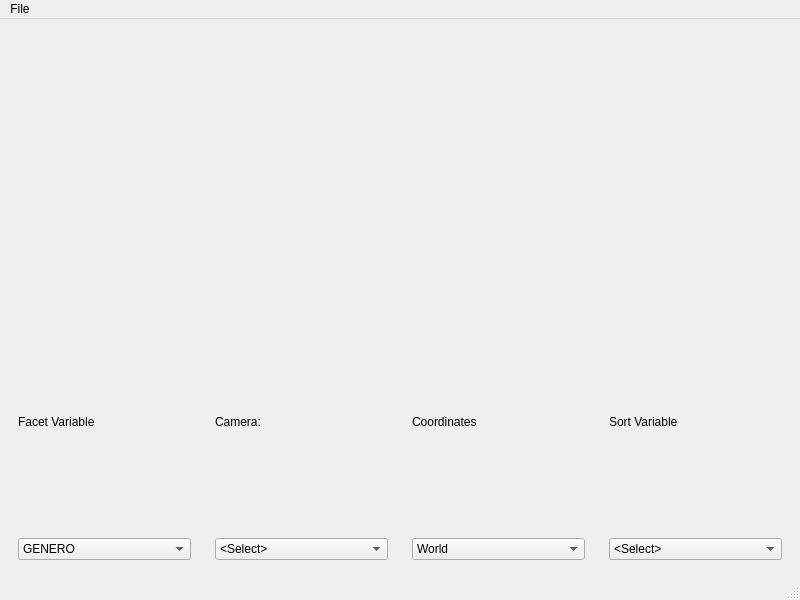
<?xml version="1.0" encoding="UTF-8"?>
<ui version="4.0">
 <class>SampleOverview</class>
 <widget class="QMainWindow" name="SampleOverview">
  <property name="geometry">
   <rect>
    <x>0</x>
    <y>0</y>
    <width>800</width>
    <height>600</height>
   </rect>
  </property>
  <property name="windowTitle">
   <string>Braviz: Sample Overview</string>
  </property>
  <widget class="QWidget" name="centralwidget">
   <layout class="QVBoxLayout" name="verticalLayout">
    <item>
     <widget class="QFrame" name="view">
      <property name="frameShape">
       <enum>QFrame::NoFrame</enum>
      </property>
      <property name="frameShadow">
       <enum>QFrame::Raised</enum>
      </property>
      <layout class="QHBoxLayout" name="horizontalLayout_2" stretch="9,1">
       <property name="leftMargin">
        <number>0</number>
       </property>
       <property name="topMargin">
        <number>0</number>
       </property>
       <property name="rightMargin">
        <number>0</number>
       </property>
       <property name="bottomMargin">
        <number>0</number>
       </property>
       <item>
        <widget class="QFrame" name="row_container">
         <property name="frameShape">
          <enum>QFrame::NoFrame</enum>
         </property>
         <property name="frameShadow">
          <enum>QFrame::Raised</enum>
         </property>
        </widget>
       </item>
       <item>
        <widget class="QFrame" name="plot_1">
         <property name="minimumSize">
          <size>
           <width>400</width>
           <height>0</height>
          </size>
         </property>
         <property name="frameShape">
          <enum>QFrame::NoFrame</enum>
         </property>
         <property name="frameShadow">
          <enum>QFrame::Raised</enum>
         </property>
        </widget>
       </item>
      </layout>
     </widget>
    </item>
    <item>
     <widget class="QFrame" name="control">
      <property name="frameShape">
       <enum>QFrame::NoFrame</enum>
      </property>
      <property name="frameShadow">
       <enum>QFrame::Raised</enum>
      </property>
      <layout class="QHBoxLayout" name="horizontalLayout">
       <property name="leftMargin">
        <number>0</number>
       </property>
       <property name="topMargin">
        <number>0</number>
       </property>
       <property name="rightMargin">
        <number>0</number>
       </property>
       <property name="bottomMargin">
        <number>0</number>
       </property>
       <item>
        <widget class="QFrame" name="frame">
         <property name="frameShape">
          <enum>QFrame::NoFrame</enum>
         </property>
         <property name="frameShadow">
          <enum>QFrame::Raised</enum>
         </property>
         <layout class="QVBoxLayout" name="verticalLayout_2">
          <item>
           <widget class="QLabel" name="label">
            <property name="text">
             <string>Facet Variable</string>
            </property>
           </widget>
          </item>
          <item>
           <widget class="QComboBox" name="nomina_combo">
            <property name="currentIndex">
             <number>1</number>
            </property>
            <item>
             <property name="text">
              <string>&lt;Select&gt;</string>
             </property>
            </item>
            <item>
             <property name="text">
              <string>GENERO</string>
             </property>
            </item>
           </widget>
          </item>
         </layout>
        </widget>
       </item>
       <item>
        <widget class="QFrame" name="frame_3">
         <property name="frameShape">
          <enum>QFrame::NoFrame</enum>
         </property>
         <property name="frameShadow">
          <enum>QFrame::Raised</enum>
         </property>
         <layout class="QVBoxLayout" name="verticalLayout_4">
          <item>
           <widget class="QLabel" name="label_3">
            <property name="text">
             <string>Camera:</string>
            </property>
           </widget>
          </item>
          <item>
           <widget class="QComboBox" name="camera_combo">
            <item>
             <property name="text">
              <string>&lt;Select&gt;</string>
             </property>
            </item>
            <item>
             <property name="text">
              <string>Reset from scenario</string>
             </property>
            </item>
            <item>
             <property name="text">
              <string>Copy from selected</string>
             </property>
            </item>
           </widget>
          </item>
         </layout>
        </widget>
       </item>
       <item>
        <widget class="QFrame" name="frame_4">
         <property name="frameShape">
          <enum>QFrame::NoFrame</enum>
         </property>
         <property name="frameShadow">
          <enum>QFrame::Raised</enum>
         </property>
         <layout class="QVBoxLayout" name="verticalLayout_5">
          <item>
           <widget class="QLabel" name="label_4">
            <property name="text">
             <string>Coordinates</string>
            </property>
           </widget>
          </item>
          <item>
           <widget class="QComboBox" name="space_combo">
            <item>
             <property name="text">
              <string>World</string>
             </property>
            </item>
            <item>
             <property name="text">
              <string>Talairach</string>
             </property>
            </item>
            <item>
             <property name="text">
              <string>Dartel</string>
             </property>
            </item>
           </widget>
          </item>
         </layout>
        </widget>
       </item>
       <item>
        <widget class="QFrame" name="frame_2">
         <property name="frameShape">
          <enum>QFrame::NoFrame</enum>
         </property>
         <property name="frameShadow">
          <enum>QFrame::Raised</enum>
         </property>
         <layout class="QVBoxLayout" name="verticalLayout_3">
          <item>
           <widget class="QLabel" name="label_2">
            <property name="text">
             <string>Sort Variable</string>
            </property>
           </widget>
          </item>
          <item>
           <widget class="QComboBox" name="rational_combo">
            <property name="currentIndex">
             <number>0</number>
            </property>
            <item>
             <property name="text">
              <string>&lt;Select&gt;</string>
             </property>
            </item>
            <item>
             <property name="text">
              <string>FSIQ</string>
             </property>
            </item>
           </widget>
          </item>
         </layout>
        </widget>
       </item>
      </layout>
     </widget>
    </item>
   </layout>
  </widget>
  <widget class="QMenuBar" name="menubar">
   <property name="geometry">
    <rect>
     <x>0</x>
     <y>0</y>
     <width>800</width>
     <height>26</height>
    </rect>
   </property>
   <widget class="QMenu" name="menuFile">
    <property name="title">
     <string>File</string>
    </property>
    <addaction name="action_save_scenario"/>
    <addaction name="action_load_scenario"/>
    <addaction name="separator"/>
    <addaction name="action_load_visualization"/>
    <addaction name="actionSelect_Sample"/>
   </widget>
   <addaction name="menuFile"/>
  </widget>
  <widget class="QStatusBar" name="statusbar"/>
  <action name="action_save_scenario">
   <property name="text">
    <string>Save scenario</string>
   </property>
  </action>
  <action name="action_load_visualization">
   <property name="text">
    <string>Load Visualization</string>
   </property>
  </action>
  <action name="action_load_scenario">
   <property name="text">
    <string>Load scenario</string>
   </property>
  </action>
  <action name="action_screenshot">
   <property name="text">
    <string>Save_screenshot</string>
   </property>
  </action>
  <action name="actionSelect_Sample">
   <property name="text">
    <string>Select Sample</string>
   </property>
  </action>
 </widget>
 <resources/>
 <connections/>
</ui>
